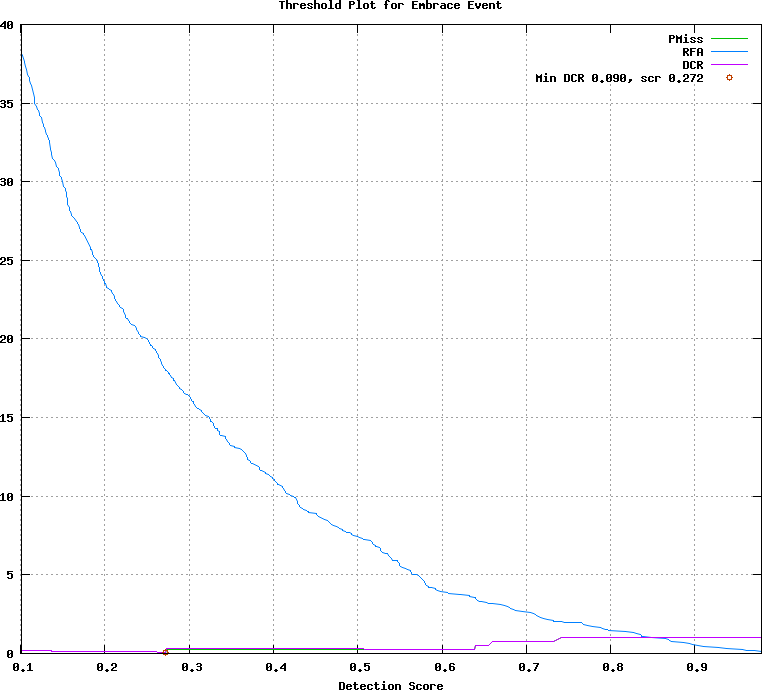

Write gnuplot code to recreate this figure.
## GNUPLOT command file
set terminal postscript color
set style data lines
set title 'Threshold Plot for Embrace Event'
set xlabel 'Detection Score'
set grid
set size ratio 0.85
plot [0.101000:0.979000]  \
  'test.det.Embrace_Event.dat.1' using 1:4 title 'PMiss' with lines lt 2, \
  'test.det.Embrace_Event.dat.1' using 1:5 title 'RFA' with lines lt 3, \
  'test.det.Embrace_Event.dat.1' using 1:6 title 'DCR' with lines lt 4, \
  'test.det.Embrace_Event.dat.2' using 1:2 title 'Min DCR 0.090, scr 0.272' with points lt 6
